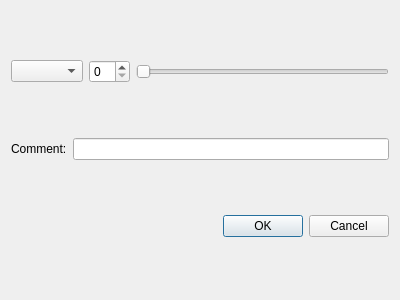
<?xml version="1.0" encoding="UTF-8"?>
<ui version="4.0">
 <class>RemoveExchangeDialog</class>
 <widget class="QDialog" name="RemoveExchangeDialog">
  <property name="geometry">
   <rect>
    <x>0</x>
    <y>0</y>
    <width>400</width>
    <height>300</height>
   </rect>
  </property>
  <property name="windowTitle">
   <string>Dialog</string>
  </property>
  <layout class="QVBoxLayout" name="verticalLayout">
   <item>
    <layout class="QHBoxLayout" name="horizontalLayout">
     <item>
      <widget class="QComboBox" name="comboBox"/>
     </item>
     <item>
      <widget class="QSpinBox" name="spinBox"/>
     </item>
     <item>
      <widget class="QSlider" name="horizontalSlider">
       <property name="orientation">
        <enum>Qt::Orientation::Horizontal</enum>
       </property>
      </widget>
     </item>
    </layout>
   </item>
   <item>
    <layout class="QHBoxLayout" name="horizontalLayout_2">
     <item>
      <widget class="QLabel" name="label">
       <property name="text">
        <string>Comment:</string>
       </property>
      </widget>
     </item>
     <item>
      <widget class="QLineEdit" name="lineEdit"/>
     </item>
    </layout>
   </item>
   <item>
    <widget class="QDialogButtonBox" name="buttonBox">
     <property name="orientation">
      <enum>Qt::Orientation::Horizontal</enum>
     </property>
     <property name="standardButtons">
      <set>QDialogButtonBox::StandardButton::Cancel|QDialogButtonBox::StandardButton::Ok</set>
     </property>
    </widget>
   </item>
  </layout>
 </widget>
 <resources/>
 <connections>
  <connection>
   <sender>buttonBox</sender>
   <signal>accepted()</signal>
   <receiver>RemoveExchangeDialog</receiver>
   <slot>accept()</slot>
   <hints>
    <hint type="sourcelabel">
     <x>248</x>
     <y>254</y>
    </hint>
    <hint type="destinationlabel">
     <x>157</x>
     <y>274</y>
    </hint>
   </hints>
  </connection>
  <connection>
   <sender>buttonBox</sender>
   <signal>rejected()</signal>
   <receiver>RemoveExchangeDialog</receiver>
   <slot>reject()</slot>
   <hints>
    <hint type="sourcelabel">
     <x>316</x>
     <y>260</y>
    </hint>
    <hint type="destinationlabel">
     <x>286</x>
     <y>274</y>
    </hint>
   </hints>
  </connection>
 </connections>
</ui>
